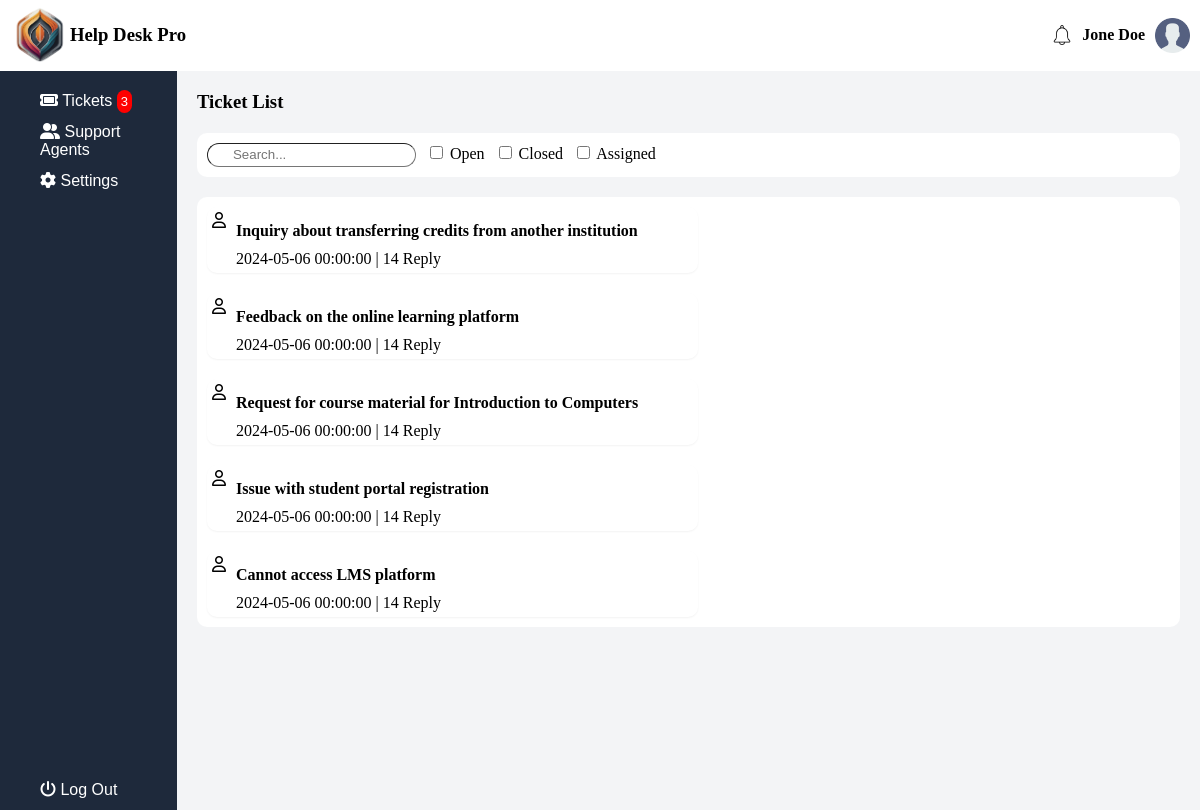
The app's page /admin/tickets.php with its own data.
### tables this page shows
CREATE TABLE `ticket` (
  `ID` int(11) NOT NULL,
  `Title` varchar(255) DEFAULT NULL,
  `Status` varchar(150) DEFAULT NULL,
  `Category` varchar(255) DEFAULT NULL,
  `Priority` int(11) DEFAULT NULL,
  `SubmittedBy` int(11) DEFAULT NULL,
  `Deadline` date DEFAULT NULL,
  `CreatedDate` datetime DEFAULT NULL,
  `UpdatedDate` date DEFAULT NULL,
  `UserID` int(11) DEFAULT NULL,
  `ResolvedTime` datetime DEFAULT NULL,
  `FullName` varchar(255) DEFAULT NULL,
  `RegistrationNo` int(11) DEFAULT NULL,
  `ContactNo` varchar(255) DEFAULT NULL,
  `Faculty` int(11) DEFAULT NULL,
  `email` varchar(255) DEFAULT NULL,
  `subject` varchar(255) DEFAULT NULL,
  `message` varchar(255) DEFAULT NULL,
  `myfile` varchar(255) DEFAULT NULL,
  `User` varchar(255) DEFAULT NULL
);

### admin/tickets.php (the view, shortened to what this page needs)
<!DOCTYPE html>
<html lang="en">
<head>
    <link rel="stylesheet" href="./styles/main.css">
    <link rel="stylesheet" href="https://cdnjs.cloudflare.com/ajax/libs/font-awesome/6.5.2/css/all.min.css"
 />
</head>
<body>
    <header>
        <div class="header">
            <a href="/admin/index.html">
                <div class="logo">
                    <img width="60" src="../img/logo.png" alt="">
                    <h3>Help Desk Pro</h3>
                </div>
            </a>
            <div class="profile">
                <img width="20" src="./img/icons/bell.png" alt="">
                <h4>Jone Doe</h4>
                <img width="35" src="../img/icons/user.png" alt="">
            </div>
        </div>
    </header>
    <div class="main-layout">
        <?php include("side-bar.php") ?>
        <div class="outlet">
            <h3 class="margin-0">Ticket List</h3>
            <div class="box d-flex gap-10">
                <input class="search" type="text" placeholder="Search...">
                <div>
                    <input type="checkbox" name="" id="open">
                    <label for="open">Open</label>
                </div>
                <div>
                    <input type="checkbox" name="" id="closed">
                    <label for="closed">Closed</label>
                </div>
                <div>
                    <input type="checkbox" name="" id="assigned">
                    <label for="assigned">Assigned</label>
                </div>
            </div>
            <div class="box column gap-20">
            <?php
                $sql = "SELECT * FROM Ticket ORDER BY ID DESC";
                $results = $conn->query($sql);
                if($results->num_rows > 0) {
                    while($row = $results->fetch_assoc()) {
                        echo "
                            <a href='/help_desk/admin/ticket-view.php?id={$row['ID']}'>
                                <div class='ticket'>
                                    <div class='d-flex gap-10'>
                                        <i class='fa-regular fa-user'></i>
                                        <div class='column gap-10'>
                                            <p class='margin-0'>{$row['FullName']}</p>
                                            <h4 class='margin-0'>{$row['Title']}</h4>
                                            <p class='margin-0'>{$row['CreatedDate']} | 14 Reply</p>
                                        </div>
                                    </div>
                                </div>
                            </a>
                        ";
                    }
                } else {
                    echo "<h5>No result Found </h5>";
                }
            ?>
            </div>
        </div>
    </div>
</body>
</html>

### admin/styles/main.css (style rules this page uses)
body { margin: 0px; }
header { padding: 5px 10px; box-shadow: 0 1px 2px 0 rgb(0 0 0 / 0.05); }
.logo { display: flex; }
.header { display: flex; justify-items: center; align-items: center; justify-content: space-between; }
.profile { display: flex; gap: 10px; justify-items: center; align-items: center; }
.search { border-width: 1px; border-radius: 48px; height: 20px; padding-left: 25px; width: 180px; }
a { color: black; text-decoration: none; }
.gap-10 { gap: 10px }
.gap-20 { gap: 20px }
.outlet { width: 100%; background-color: #f3f4f6; padding: 20px; display: flex; flex-direction: column; gap: 20px; }
.main-layout { display: flex; }
.d-flex { display: flex; }
.box { padding: 10px; background: white; border-radius: 10px; }
.margin-0 { margin: 0; }
.column { display: flex; flex-direction: column; }
.ticket { cursor: pointer; padding: 5px; border-radius: 10px; max-width: 50%; box-shadow: 0 1px 2px 0 rgb(0 0 0 / 0.05); }

### records on screen
ticket: Title "Inquiry about transferring credits from another institution", CreatedDate "2024-05-06 00:00:00"
ticket: Title "Feedback on the online learning platform", CreatedDate "2024-05-06 00:00:00"
ticket: Title "Request for course material for Introduction to Computers", CreatedDate "2024-05-06 00:00:00"
ticket: Title "Issue with student portal registration", CreatedDate "2024-05-06 00:00:00"
ticket: Title "Cannot access LMS platform", CreatedDate "2024-05-06 00:00:00"

### other values on screen
$d['count'] "3"
